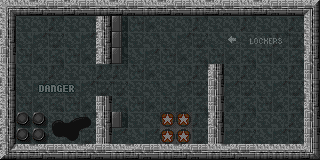

A 2D game scene composited from a Tiled map and its tileset images. What follows is a short description and the map's XML, with each tile layer's data collapsed to a summary:
An orthogonal 20x10 tile map with 16x16 px tiles, 1 tile layer (background), 1 hidden layer not drawn and 6 objects (access card, energy, door, ripley, locker, ...).

<map version="1.10" tiledversion="1.10.2" orientation="orthogonal" renderorder="right-down" width="20" height="10" tilewidth="16" tileheight="16" infinite="0" nextlayerid="4" nextobjectid="7">
 <tileset firstgid="1" name="tileset1" tilewidth="16" tileheight="16" tilecount="500" columns="20">
  <image source="tilesets/tileset01.png" width="320" height="400" />
 </tileset>
 <layer id="1" name="background" width="20" height="10">
  <data>[200 cells, 200 non-empty, 37 distinct tile ids]</data>
 </layer>
 <layer id="2" name="walls" width="20" height="10" visible="0">
  <data>[200 cells, 82 non-empty, 2 distinct tile ids]</data>
 </layer>
 <objectgroup id="3" name="actors">
  <object id="1" name="access card" x="224" y="96" width="16" height="16" />
  <object id="2" name="energy" x="128" y="16" width="16" height="16" />
  <object id="3" name="door" x="96" y="64" width="16" height="32" />
  <object id="4" name="ellen" type="ripley" x="256" y="112" width="32" height="32" />
  <object id="5" name="locker" x="112" y="128" width="16" height="16" />
  <object id="6" name="ventilator" x="16" y="16" width="32" height="32" />
 </objectgroup>
</map>
